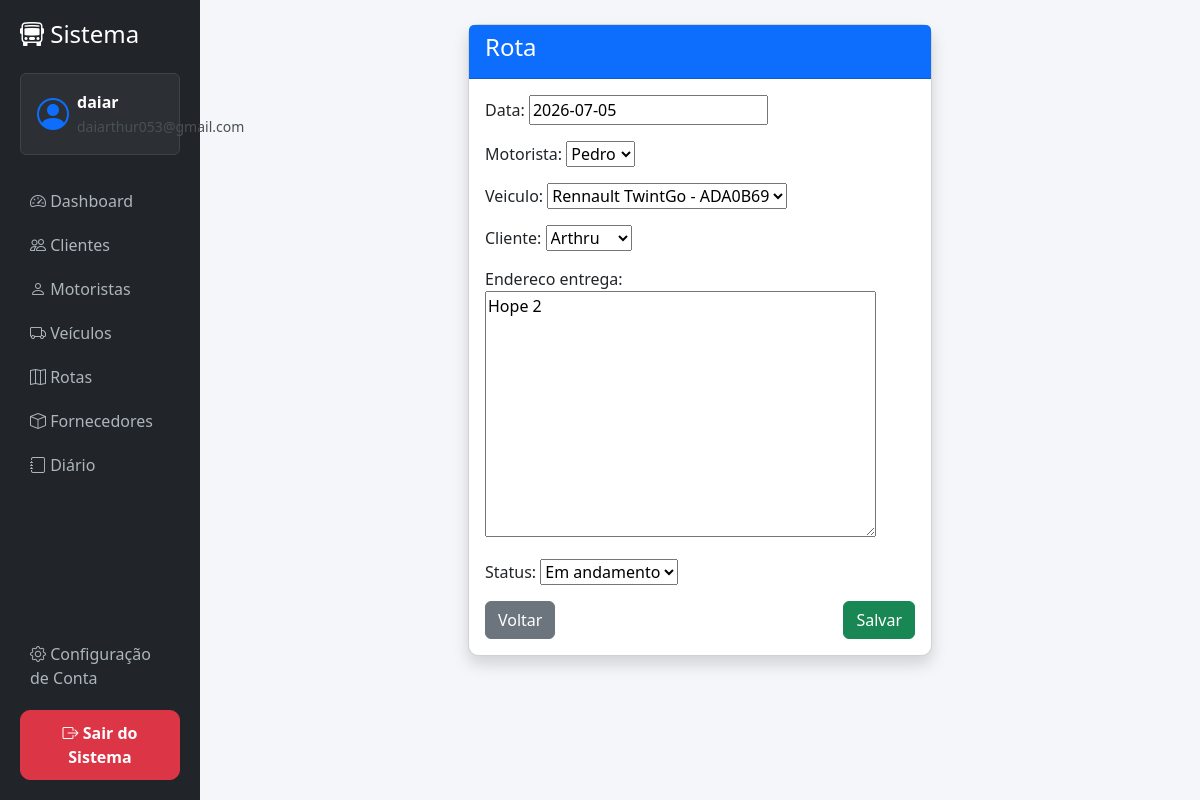
Page /rotas/editar/2/ (signed in) on the committed database.
### rotas/models.py (models this page shows, shortened)
class Rota(models.Model):
    data = models.DateField()
    motorista = models.ForeignKey(Motorista, on_delete=models.CASCADE)
    veiculo = models.ForeignKey(Veiculo, on_delete=models.CASCADE)
    cliente = models.ForeignKey(Cliente, on_delete=models.CASCADE)
    endereco_entrega = models.TextField()

### rotas/views.py (the view)
# urls.py: path('editar/<int:id>/', views.editar_rota, name='editar_rota'),
@login_required
def editar_rota(request, id):
    rota = get_object_or_404(Rota, id=id)
    form = RotaForm(request.POST or None, instance=rota)
    if form.is_valid():
        form.save()
        return redirect('lista_rotas')
    return render(request, 'rotas/form.html', {'form': form})

### rotas/forms.py
class RotaForm(forms.ModelForm):
    class Meta:
        model = Rota
        fields = '__all__'

### clientes/models.py (called while the page is built)
    def __str__(self):
        return self.nome

### motoristas/models.py (called while the page is built)
    def __str__(self):
        return self.nome

### veiculos/models.py (called while the page is built)
    def __str__(self):
        return f"{self.modelo} - {self.placa}"

### templates/rotas/form.html (shortened to what this page needs)
{% extends 'base.html' %}
{% block content %}
<div class="row justify-content-center">
    <div class="col-md-6">
        <div class="card shadow">
            <div class="card-header bg-primary text-white">
                <h4>Rota</h4>
            </div>
            <div class="card-body">
                <form method="POST">
                    {{ form.as_p }}
                    <div class="d-flex justify-content-between">
                        <a href="/rotas/" class="btn btn-secondary">Voltar</a>
                        <button class="btn btn-success">Salvar</button>
                    </div>
                </form>
            </div>
        </div>
    </div>
</div>
{% endblock %}

### templates/base.html (shortened to what this page needs)
<!doctype html>
<html lang="pt-br">
  <head>
    <link
      href="https://cdn.jsdelivr.net/npm/bootstrap@5.3.0/dist/css/bootstrap.min.css"
      rel="stylesheet"
    />
    <link
      href="https://cdn.jsdelivr.net/npm/bootstrap-icons/font/bootstrap-icons.css"
      rel="stylesheet"
    />
  </head>
  <body>
    <div class="container-fluid">
      <div class="row">
        <div
          class="col-md-2 sidebar d-flex flex-column justify-content-between"
        >
          <div>
            <h4 class="text-white mb-4">
              <i class="bi bi-bus-front"></i> Sistema
            </h4>
            <div class="user-box mb-4 p-3 rounded">
              <div class="d-flex align-items-center gap-2">
                <div class="user-icon">
                  <i class="bi bi-person-circle"></i>
                </div>
                <div>
                  <strong>{{ request.user.username }}</strong>
                  <br />
                  <small class="text-light-emphasis">
                    {{ request.user.email }}
                  </small>
                </div>
              </div>
            </div>
            <a href="/"> <i class="bi bi-speedometer2"></i> Dashboard </a>
            <a href="/clientes/"> <i class="bi bi-people"></i> Clientes </a>
            <a href="/motoristas/"> <i class="bi bi-person"></i> Motoristas </a>
            <a href="/veiculos/"> <i class="bi bi-truck"></i> Veículos </a>
            <a href="/rotas/"> <i class="bi bi-map"></i> Rotas </a>
            <a href="/fornecedores/">
              <i class="bi bi-box"></i> Fornecedores
            </a>
            <a href="/diario/"> <i class="bi bi-journal"></i> Diário </a>
          </div>
          <div>
            <a href="/perfil/" class="config-link">
              <i class="bi bi-gear"></i>
              Configuração de Conta
            </a>
            <form action="{% url 'logout' %}" method="post">
              <button class="btn btn-danger logout-btn w-100">
                <i class="bi bi-box-arrow-right"></i>
                Sair do Sistema
              </button>
            </form>
          </div>
        </div>
        <div class="col-md-10 p-4">{% block content %}{% endblock %}</div>
      </div>
    </div>
  </body>
</html>

### templates/base.html (style rules this page uses)
body { background-color: #f4f6f9; display: flex; }
.sidebar { background: #212529; color: white; min-height: 100vh; padding: 20px; }
.sidebar a { color: #adb5bd; display: block; padding: 10px; text-decoration: none; border-radius: 5px; }
.card { border-radius: 10px; }
.user-box { background: #2c3034; border: 1px solid #3d4348; }
.user-icon { font-size: 2rem; color: #0d6efd; }
.config-link { margin-bottom: 10px; }
.logout-btn { border-radius: 10px; padding: 10px; font-weight: 600; transition: 0.2s; }

### rows in the picture
Rota: data "2026-07-05", motorista "Pedro", veiculo "Rennault TwintGo - ADA0B69", cliente "Arthru", endereco_entrega "Hope 2", status "Em andamento"

### other values in the picture
{{ request.user.username }} "daiar"
{{ request.user.email }} "daiarthur053@gmail.com"
